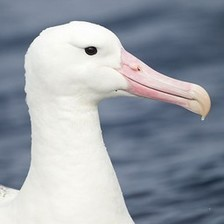
#> input picture week04_finetuning/sample_images/albatross.jpg, 224 x 224 px
$ jupyter execute --allow-errors seminar_pytorch.ipynb   (shell and % lines are left out)   (older library calls are emulated)
#> lines starting #> are read from the running program, lines starting #| are printed output that depends on the picture
### Using pre-trained model

Today we're going to build and fine-tune CNN based on weights pre-trained on ImageNet: the largest image classification dataset as of now.
More about imagenet: http://image-net.org/
Setup: classify from a set of 1000 classes.

[cell 1]
import requests

# class labels
LABELS_URL = 'https://raw.githubusercontent.com/anishathalye/imagenet-simple-labels/master/imagenet-simple-labels.json'
#> (the rest of this cell did not finish here and is left out)

#> (a cell that did not finish here is left out)

### TorchVision
PyTorch has several companion libraries, one of them being [torchvision](https://github.com/pytorch/vision/tree/master/) - it contains a number of popular vision datasets, preprocessing tools and most importantly, [pre-trained models](https://github.com/pytorch/vision/tree/master/torchvision/models).

For now, we're going to use torch Inception-v3 module.

We're gonna use the inception-v3 network

Let's first look at the code here: [url](https://github.com/pytorch/vision/blob/master/torchvision/models/inception.py)

[cell 3]
from torchvision.models.inception import inception_v3
import torch

#> (the rest of this cell did not finish here and is left out)

#> (a cell that did not finish here is left out)

### Predict class probabilities

[cell 5]
# If using Colab

[cell 6]
import matplotlib.pyplot as plt
from skimage.transform import resize

img = resize(plt.imread('sample_images/albatross.jpg'), (299, 299))
plt.imshow(img)
plt.show()


def transform_input(img):
    return torch.as_tensor(img.reshape([1, 299, 299, 3]).transpose([0, 3, 1, 2]), dtype=torch.float32)


def predict(img):
    img = transform_input(img)

    probs = torch.nn.functional.softmax(model(img), dim=-1)

    probs = probs.data.numpy()

    top_ix = probs.ravel().argsort()[-1:-10:-1]
    print ('top-10 classes are: \n [prob : class label]')
    for l in top_ix:
        print ('%.4f :\t%s' % (probs.ravel()[l], labels[l].split(',')[0]))


predict(img)
#> (the call stopped at in transform_input, `return torch.as_tensor(img.reshape([1, 299, 299, 3]).transpose([0, 3, ..`: torch is not available in this run)

### Having fun with pre-trained nets

[cell 7]
img = resize(plt.imread('img.jpg'), (299, 299))
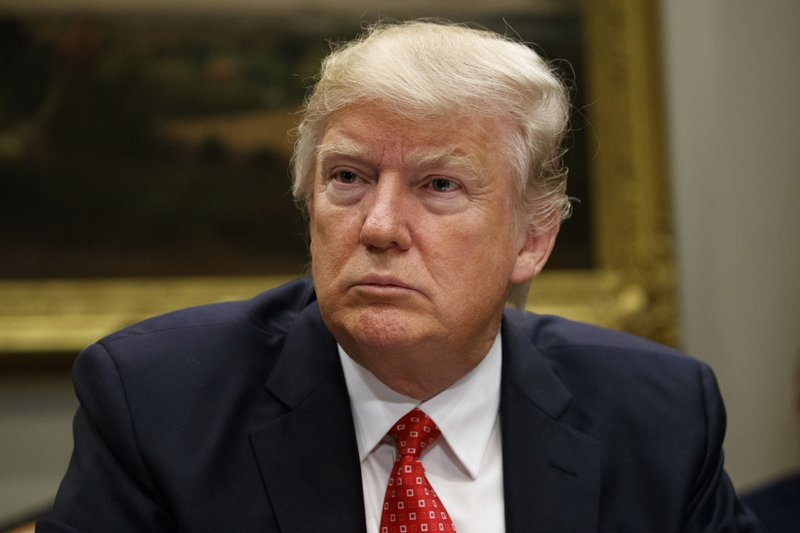
#> input picture week04_finetuning/img.jpg, 800 x 533 px
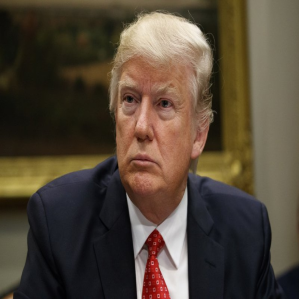
#> img: shape (299, 299, 3) float64; mean R, G, B 0.326, 0.278, 0.221
plt.imshow(img)
plt.show()

predict(img)
#> (the call stopped at in transform_input, `return torch.as_tensor(img.reshape([1, 299, 299, 3]).transpose([0, 3, ..`: torch is not available in this run)
